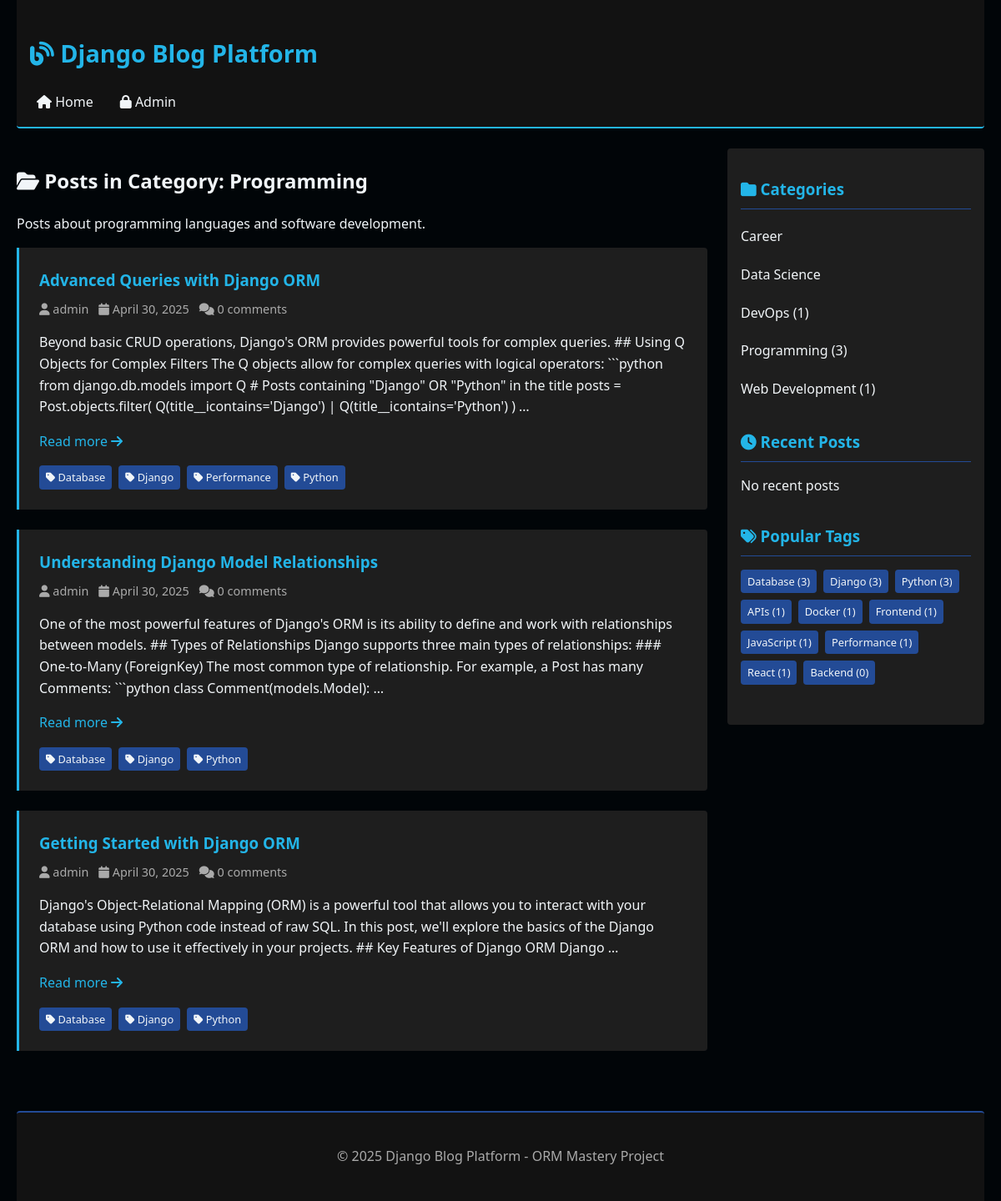
/category/programming/, run on the app's committed database.
### blog/models.py (models this page shows, shortened)
class Category(models.Model):
    name = models.CharField(max_length=100)
    slug = models.SlugField(unique=True)
    description = models.TextField(blank=True)
    class Meta:
        verbose_name_plural = "categories"
        ordering = ['name']

class Post(models.Model):
    STATUS_CHOICES = (
        ('draft', 'Draft'),
        ('published', 'Published'),
    )
    title = models.CharField(max_length=200)
    slug = models.SlugField(unique=True, max_length=200)
    content = models.TextField()
    featured_image = models.ImageField(upload_to='posts/', blank=True)
    created_at = models.DateTimeField(auto_now_add=True)
    updated_at = models.DateTimeField(auto_now=True)
    published_at = models.DateTimeField(null=True, blank=True)
    status = models.CharField(max_length=10, choices=STATUS_CHOICES, default='draft')
    author = models.ForeignKey(User, on_delete=models.CASCADE, related_name='posts')
    category = models.ForeignKey(Category, on_delete=models.CASCADE, related_name='posts')
    tags = models.ManyToManyField(Tag, related_name='posts', blank=True)
    class Meta:
        ordering = ['-created_at']
        indexes = [
            models.Index(fields=['-created_at']),
        ]
    objects = models.Manager()  # Default manager
    blog_objects = PostManager()  # Custom manager

class Tag(models.Model):
    name = models.CharField(max_length=50)
    slug = models.SlugField(unique=True)
    class Meta:
        ordering = ['name']

### blog/views.py (the view)
# urls.py: path('category/<slug:slug>/', views.CategoryPostListView.as_view(), name='category_detail'),
class CategoryPostListView(ListView):
    model = Post
    template_name = 'blog/category_posts.html'
    context_object_name = 'posts'
    paginate_by = 5
    def get_queryset(self):
        self.category = Category.objects.get(slug=self.kwargs['slug'])
        return Post.blog_objects.by_category(self.category.slug)
    def get_context_data(self, **kwargs):
        context = super().get_context_data(**kwargs)
        context['category'] = self.category
        context['categories'] = Category.objects.annotate(
            posts_count=Count('posts')
        )
        context['tags'] = Tag.objects.annotate(
            posts_count=Count('posts')
        ).order_by('-posts_count')[:10]
        return context

### blog/managers.py (called while the page is built)
    def published(self):
        return self.filter(
            status='published',
            published_at__lte=timezone.now()
        )

    def by_category(self, category_slug):
        return self.published().filter(category__slug=category_slug)

### blog/templates/blog/category_posts.html (shortened to what this page needs)
{% extends "blog/base.html" %}
{% block content %}
    <h2><i class="fas fa-folder-open"></i> Posts in Category: {{ category.name }}</h2>
    {% if category.description %}
        <div class="category-description">
            {{ category.description|linebreaks }}
        </div>
    {% endif %}
    {% for post in posts %}
        <article class="post">
            <h3 class="post__title">
                <a href="{% url 'blog:post_detail' post.slug %}" class="post__link">{{ post.title }}</a>
            </h3>
            <div class="post__meta">
                <span><i class="fas fa-user"></i> {{ post.author.username }}</span>
                <span><i class="fas fa-calendar"></i> {{ post.created_at|date:"F j, Y" }}</span>
                <span><i class="fas fa-comments"></i> {{ post.comments.count }} comments</span>
            </div>
            <div class="post__content">
                {{ post.content|truncatewords:50|linebreaks }}
                <a href="{% url 'blog:post_detail' post.slug %}" class="post__link">Read more <i class="fas fa-arrow-right"></i></a>
            </div>
            {% if post.tags.all %}
                <div class="post__tags">
                    {% for tag in post.tags.all %}
                        <a href="{% url 'blog:tag_detail' tag.slug %}" class="tag">
                            <i class="fas fa-tag"></i> {{ tag.name }}
                        </a>
                    {% endfor %}
                </div>
            {% endif %}
        </article>
    {% empty %}
        <div class="post">
            <p><i class="fas fa-info-circle"></i> No posts available in this category yet.</p>
        </div>
    {% endfor %}
{% endblock %}

### blog/templates/blog/base.html (shortened to what this page needs)
<!DOCTYPE html>
<html lang="en">
<head>
    <link rel="stylesheet" href="https://cdnjs.cloudflare.com/ajax/libs/font-awesome/6.4.0/css/all.min.css">
    <link rel="stylesheet" href="/static/css/style.css">
</head>
<body>
    <header class="header">
        <h1><a href="{% url 'blog:post_list' %}" class="header__title">
            <i class="fas fa-blog"></i> Django Blog Platform
        </a></h1>
        <nav class="header__nav">
            <ul class="header__nav-list">
                <li><a href="{% url 'blog:post_list' %}" class="header__nav-link">
                    <i class="fas fa-home"></i> Home
                </a></li>
                <li><a href="{% url 'admin:index' %}" class="header__nav-link">
                    <i class="fas fa-lock"></i> Admin
                </a></li>
            </ul>
        </nav>
    </header>
    <div class="layout">
        <main class="layout__main">
            {% block content %}{% endblock %}
        </main>
        <aside class="layout__sidebar">
            <section class="sidebar__section">
                <h3 class="sidebar__title">
                    <i class="fas fa-folder"></i> Categories
                </h3>
                <ul class="sidebar__list">
                    {% for category in categories %}
                        <li class="sidebar__item">
                            <a href="{% url 'blog:category_detail' category.slug %}" class="sidebar__link">
                                {{ category.name }} {% if category.posts_count %}({{ category.posts_count }}){% endif %}
                            </a>
                        </li>
                    {% empty %}
                        <li class="sidebar__item">No categories available</li>
                    {% endfor %}
                </ul>
            </section>
            <section class="sidebar__section">
                <h3 class="sidebar__title">
                    <i class="fas fa-clock"></i> Recent Posts
                </h3>
                <ul class="sidebar__list">
                    {% for post in recent_posts %}
                        <li class="sidebar__item">
                            <a href="{% url 'blog:post_detail' post.slug %}" class="sidebar__link">
                                {{ post.title }}
                            </a>
                        </li>
                    {% empty %}
                        <li class="sidebar__item">No recent posts</li>
                    {% endfor %}
                </ul>
            </section>
            <section class="sidebar__section">
                <h3 class="sidebar__title">
                    <i class="fas fa-tags"></i> Popular Tags
                </h3>
                <div class="post__tags">
                    {% for tag in tags %}
                        <a href="{% url 'blog:tag_detail' tag.slug %}" class="tag">
                            {{ tag.name }} ({{ tag.posts_count }})
                        </a>
                    {% empty %}
                        <p>No tags available</p>
                    {% endfor %}
                </div>
            </section>
        </aside>
    </div>
    <footer class="footer">
        <p>&copy; {% now "Y" %} Django Blog Platform - ORM Mastery Project</p>
    </footer>
</body>
</html>

### blog/static/css/style.css (style rules this page uses)
:root { --color-primary: #23B5E8; --color-secondary: #234B96; --color-success: #23B58B; --color-warning: #E8B523; --color-danger: #E23B58; --color-black: #010508; --color-white: #F1F5F8; }
body { font-family: 'Segoe UI', Tahoma, Geneva, Verdana, sans-serif; line-height: 1.6; color: var(--color-white); background-color: var(--color-black); max-width: 1200px; margin: 0 auto; padding: 0 20px; }
.header { background-color: #121212; padding: 1rem; margin-bottom: 1.5rem; border-bottom: 2px solid var(--color-primary); border-radius: 0 0 4px 4px; }
.header__title { color: var(--color-primary); text-decoration: none; font-size: 1.8rem; }
.header__nav { margin-top: 0.5rem; }
.header__nav-list { display: flex; list-style: none; padding: 0; margin: 0; gap: 1rem; }
.header__nav-link { color: var(--color-white); text-decoration: none; padding: 0.5rem; border-radius: 4px; transition: all 0.3s ease; }
.layout { display: flex; flex-wrap: wrap; gap: 1.5rem; }
.layout__main { flex: 3; min-width: 60%; }
.layout__sidebar { flex: 1; min-width: 250px; background-color: #1E1E1E; padding: 1rem; border-radius: 4px; align-self: flex-start; }
.post { background-color: #1E1E1E; border-left: 3px solid var(--color-primary); padding: 1.5rem; margin-bottom: 1.5rem; border-radius: 0 4px 4px 0; transition: transform 0.3s ease, box-shadow 0.3s ease; }
.post__title { color: var(--color-primary); margin-top: 0; margin-bottom: 0.5rem; }
.post__link { color: var(--color-primary); text-decoration: none; }
.post__meta { color: #AAAAAA; font-size: 0.9rem; margin-bottom: 1rem; display: flex; flex-wrap: wrap; gap: 0.75rem; }
.post__content { margin-top: 1rem; }
.post__tags { margin-top: 1rem; display: flex; flex-wrap: wrap; gap: 0.5rem; }
.tag { background-color: var(--color-secondary); color: var(--color-white); padding: 0.25rem 0.5rem; border-radius: 4px; font-size: 0.8rem; text-decoration: none; transition: all 0.3s ease; }
.sidebar__section { margin-bottom: 2rem; }
.sidebar__title { color: var(--color-primary); border-bottom: 1px solid var(--color-secondary); padding-bottom: 0.5rem; margin-bottom: 1rem; }
.sidebar__list { list-style: none; padding: 0; }
.sidebar__item { margin-bottom: 0.75rem; }
.sidebar__link { color: var(--color-white); text-decoration: none; padding: 0.25rem 0; display: block; transition: all 0.3s ease; }
.footer { background-color: #121212; color: #AAAAAA; padding: 1.5rem; margin-top: 3rem; text-align: center; border-top: 2px solid var(--color-secondary); border-radius: 4px 4px 0 0; }

### data on the page
Category: name "Programming", description "Posts about programming languages and software development.", posts_count "3"
Post: title "Advanced Queries with Django ORM", author.username "admin", created_at "April 30, 2025", comments.count "0", content "Beyond basic CRUD operations, Django's ORM provides powerful tools for complex queries. ## Using Q Objects for Complex Filters The Q objects allow for complex queries with logical operators: ```python from django.db.models import Q # Posts containing \"Django\" OR \"Python\" in the title posts = Post.objects.filter( Q(title__icontains='Django') | Q(title__icontains='Python') ) …"
Tag: name "Database", posts_count "3"
Tag: name "Django", posts_count "3"
Tag: name "Performance", posts_count "1"
Tag: name "Python", posts_count "3"
Post: title "Understanding Django Model Relationships", author.username "admin", created_at "April 30, 2025", comments.count "0", content "One of the most powerful features of Django's ORM is its ability to define and work with relationships between models. ## Types of Relationships Django supports three main types of relationships: ### One-to-Many (ForeignKey) The most common type of relationship. For example, a Post has many Comments: ```python class Comment(models.Model): …"
Post: title "Getting Started with Django ORM", author.username "admin", created_at "April 30, 2025", comments.count "0", content "Django's Object-Relational Mapping (ORM) is a powerful tool that allows you to interact with your database using Python code instead of raw SQL. In this post, we'll explore the basics of the Django ORM and how to use it effectively in your projects. ## Key Features of Django ORM Django …"
Category: name "Career"
Category: name "Data Science"
Category: name "DevOps", posts_count "1"
Category: name "Web Development", posts_count "1"
Tag: name "APIs", posts_count "1"
Tag: name "Docker", posts_count "1"
Tag: name "Frontend", posts_count "1"
Tag: name "JavaScript", posts_count "1"
Tag: name "React", posts_count "1"
Tag: name "Backend", posts_count "0"
